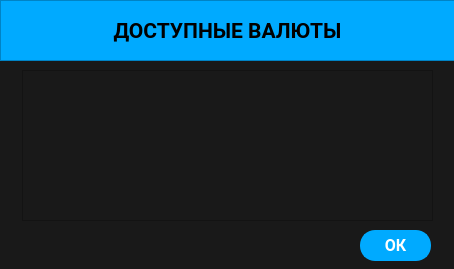
<?xml version="1.0" encoding="UTF-8"?>
<ui version="4.0">
 <class>Dialog</class>
 <widget class="QDialog" name="Dialog">
  <property name="geometry">
   <rect>
    <x>0</x>
    <y>0</y>
    <width>454</width>
    <height>269</height>
   </rect>
  </property>
  <property name="windowTitle">
   <string>Dialog</string>
  </property>
  <property name="styleSheet">
   <string notr="true">background-color: rgb(25, 25, 25);</string>
  </property>
  <widget class="QPushButton" name="pushButton">
   <property name="geometry">
    <rect>
     <x>360</x>
     <y>230</y>
     <width>71</width>
     <height>31</height>
    </rect>
   </property>
   <property name="font">
    <font>
     <family>Roboto</family>
     <pointsize>12</pointsize>
     <weight>75</weight>
     <bold>true</bold>
    </font>
   </property>
   <property name="cursor">
    <cursorShape>PointingHandCursor</cursorShape>
   </property>
   <property name="styleSheet">
    <string notr="true">QPushButton {
background-color: #00aaff;
border: 2px solid #00aaff;
border-radius: 15;
color: #fff;
}

QPushButton:hover {
background-color: #fff;
border: 2px solid #fff;
border-radius: 15;
color: #000;
}
</string>
   </property>
   <property name="text">
    <string>ОК</string>
   </property>
   <property name="flat">
    <bool>false</bool>
   </property>
  </widget>
  <widget class="QFrame" name="frame">
   <property name="geometry">
    <rect>
     <x>0</x>
     <y>0</y>
     <width>461</width>
     <height>61</height>
    </rect>
   </property>
   <property name="styleSheet">
    <string notr="true">background-color: #00aaff;</string>
   </property>
   <property name="frameShape">
    <enum>QFrame::StyledPanel</enum>
   </property>
   <property name="frameShadow">
    <enum>QFrame::Raised</enum>
   </property>
   <widget class="QLabel" name="label">
    <property name="geometry">
     <rect>
      <x>107</x>
      <y>10</y>
      <width>241</width>
      <height>41</height>
     </rect>
    </property>
    <property name="font">
     <font>
      <family>Roboto</family>
      <pointsize>16</pointsize>
      <weight>75</weight>
      <bold>true</bold>
     </font>
    </property>
    <property name="layoutDirection">
     <enum>Qt::LeftToRight</enum>
    </property>
    <property name="text">
     <string>ДОСТУПНЫЕ ВАЛЮТЫ</string>
    </property>
    <property name="alignment">
     <set>Qt::AlignCenter</set>
    </property>
   </widget>
  </widget>
  <widget class="QTableWidget" name="tableWidget">
   <property name="geometry">
    <rect>
     <x>22</x>
     <y>70</y>
     <width>411</width>
     <height>151</height>
    </rect>
   </property>
   <property name="font">
    <font>
     <family>Roboto</family>
     <weight>75</weight>
     <bold>true</bold>
    </font>
   </property>
   <property name="styleSheet">
    <string notr="true">color: #fff;</string>
   </property>
   <property name="verticalScrollBarPolicy">
    <enum>Qt::ScrollBarAlwaysOff</enum>
   </property>
   <property name="horizontalScrollBarPolicy">
    <enum>Qt::ScrollBarAlwaysOff</enum>
   </property>
   <property name="editTriggers">
    <set>QAbstractItemView::NoEditTriggers</set>
   </property>
   <property name="showGrid">
    <bool>false</bool>
   </property>
   <property name="gridStyle">
    <enum>Qt::NoPen</enum>
   </property>
   <property name="cornerButtonEnabled">
    <bool>false</bool>
   </property>
   <attribute name="horizontalHeaderVisible">
    <bool>false</bool>
   </attribute>
   <attribute name="horizontalHeaderHighlightSections">
    <bool>false</bool>
   </attribute>
   <attribute name="verticalHeaderVisible">
    <bool>false</bool>
   </attribute>
   <attribute name="verticalHeaderHighlightSections">
    <bool>false</bool>
   </attribute>
  </widget>
 </widget>
 <resources/>
 <connections/>
</ui>
